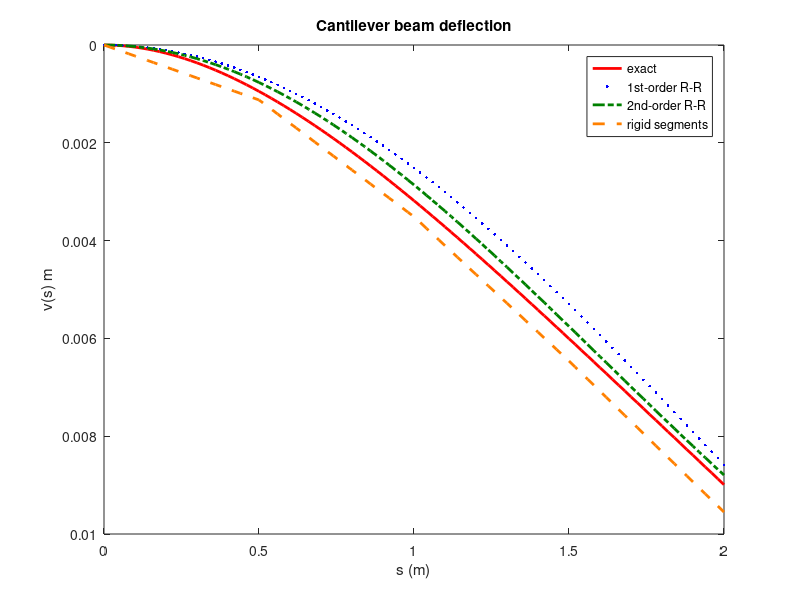

Here is the MATLAB script that generated this plot:
%% Uniformly loaded cantilever beam solved by different approaches
% Computational Mechanics - Prof. Paolo S. Valvo - Lesson 06.03.2017

%% Clear workspace and close any open windows
clear all
close all

%% Problem data
E = 210e9       % (N/m^2) Young's modulus
L = 2;          % (m) length
I = 317.8e-8    % (m^4) moment of inertia (IPE 120)
q = 3000.0      % (N/m) distributed load
s = 0:L/100:L   % (m) abscissa (for plots)

%% Exact solution
vex = (1/24*q*s.^4-1/6*q*L*s.^3+1/4*q*L^2*s.^2)/(E*I);

%% Rigid-segment discretisation
a = L/4
Q = q*a
k0 = E*I/a
A = [3*k0 -k0 0 0; -k0 2*k0 -k0 0; 0 -k0 2*k0 -k0; 0 0 -k0 k0]
b = [7/2; 5/2; 3/2; 1/2]*Q*a
theta = A\b
vrig = zeros(1,101)
for i = 1:26
    vrig(i) = theta(1)*s(i)
end
for i = 27:101
    vrig(i) = vrig(26) + theta(2)*(s(i)-a)
end
for i = 52:101
    vrig(i) = vrig(51) + theta(3)*(s(i)-2*a)
end
for i = 77:101
    vrig(i) = vrig(76) + theta(4)*(s(i)-3*a)
end

%% 1st-order Rayleigh-Ritz solution
c = 32*(1-2/pi)/pi^4*q*L^4/(E*I)
vRR1 = c*(1-cos(pi*s/(2*L)))

%% 2nd-order Rayleigh-Ritz solution
c1 = 96/pi^3*(3*pi-7)/(9*pi^2-16)*q*L^4/(E*I)
c2 = 6/pi^4*(3*pi^2-16*pi+32)/(9*pi^2-16)*q*L^4/(E*I)
vRR2 = c1*(1-cos(pi*s/(2*L)))+c2*(1-cos(pi*s/L))

%% Plot deformed shapes
plot(s,vex,'r-','LineWidth',2)
title('Cantilever beam deflection')
xlabel('s (m)')
ylabel('v(s) m')
axis ij
hold on

plot(s,vRR1,'b.','LineWidth',2)
plot(s,vRR2,'-.','LineWidth',2,'color',[0 0.5 0])
plot(s,vrig,'--','LineWidth',2,'color',[1 0.5 0])

legend('exact','1st-order R-R','2nd-order R-R','rigid segments')
